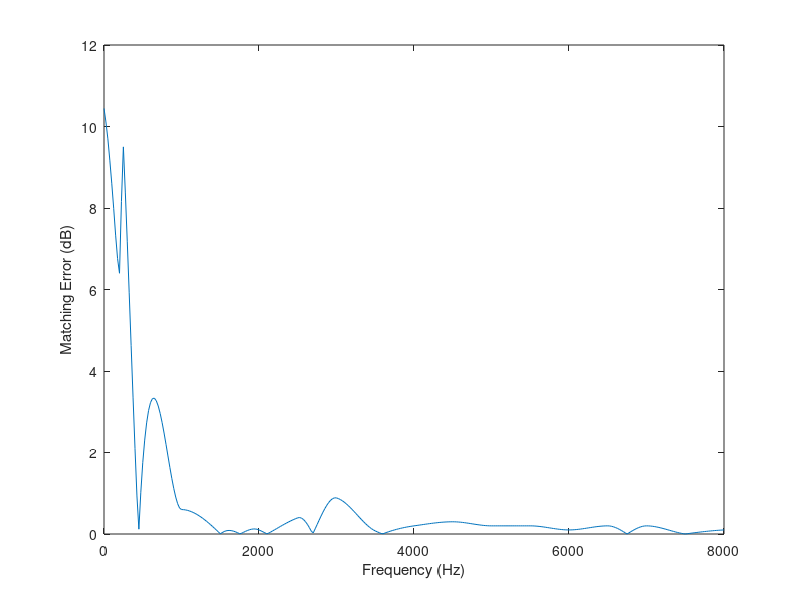

This figure's MATLAB source:
clc;
clear all;
%% Investigate the effects of the frequency bands
%Set up audiogram
Fh = 8000;
steps = 50;
audioX = [250 500 1000 2000 4000 8000];
audioConY = [-50 -45 -45 -60 -50 -60];
xq = 0:25:8000;
pCond = pchip(audioX, audioConY, xq);

audioNormY = [0 -8 -5 0 -10 0];
pNorm = pchip(audioX, audioNormY, xq);
% 
% figure;
% plot(xq, pNorm);
% hold on;
% plot(xq, pCond);
% xlabel('Frequency (Hz)');
% ylabel('Hearing Loss (dB)');
% legend('Normal', 'Conductive');

audioConY = -1*audioConY;

H3FA = (audioConY(2) + audioConY(3) + audioConY(4))/3;
X = 0.15*H3FA;
ki = [-17 -8 1 -1 -2 -2 -2];

IG = 1:length(audioConY);
for i=1:length(audioConY)
   IG(i) = X + (0.31*H3FA) + ki(i);
end

pIG = pchip(audioX, IG, xq);

% figure;
% plot(xq, pIG);
% xlabel('Frequency (Hz)');
% ylabel('Insertion Gain (dB)');

filtX = [25 50 100 200 250 500 1000 1500 2000 2500 3000 3500 4000 4500 5000 5500 6000 6500 7000 7500 8000];

band8 = [7.4 7.8 8.5 10.3 15.5 13.25 23.4 23.1 21.9 22 20.4 21 21.2 21.3 21.2 21.2 21.1 21.2 20.8 21 21.1];

pb8 = pchip(filtX, band8, xq);

matchError8 = abs(minus(pb8,  pIG));

figure;
plot(xq, matchError8);
xlabel('Frequency (Hz)');
ylabel('Matching Error (dB)');

meanError = mean(matchError8)
maxError = max(matchError8)


%mean(pIG(1132:1601))
    

